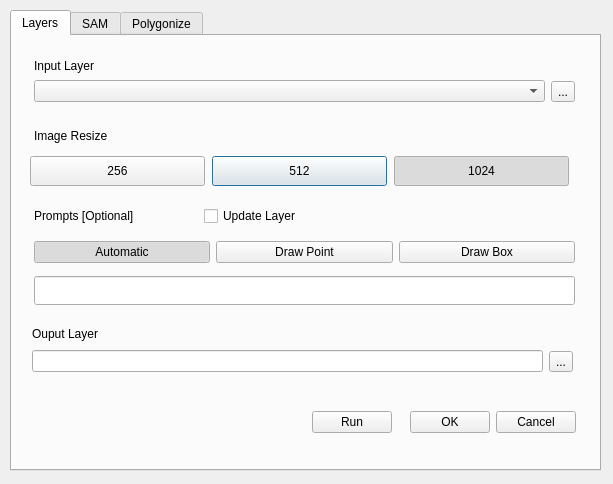
<?xml version="1.0" encoding="UTF-8"?>
<ui version="4.0">
 <class>seg2shpDialogBase</class>
 <widget class="QDialog" name="seg2shpDialogBase">
  <property name="geometry">
   <rect>
    <x>0</x>
    <y>0</y>
    <width>613</width>
    <height>484</height>
   </rect>
  </property>
  <property name="windowTitle">
   <string>segment-agricultural-parcel</string>
  </property>
  <widget class="QTabWidget" name="tabWidget">
   <property name="geometry">
    <rect>
     <x>10</x>
     <y>10</y>
     <width>591</width>
     <height>461</height>
    </rect>
   </property>
   <property name="currentIndex">
    <number>0</number>
   </property>
   <widget class="QWidget" name="tab">
    <attribute name="title">
     <string>Layers</string>
    </attribute>
    <widget class="QPushButton" name="pushButton_resize_512">
     <property name="geometry">
      <rect>
       <x>200</x>
       <y>120</y>
       <width>175</width>
       <height>30</height>
      </rect>
     </property>
     <property name="text">
      <string>512</string>
     </property>
     <property name="checkable">
      <bool>true</bool>
     </property>
    </widget>
    <widget class="QPushButton" name="pushButton_resize_256">
     <property name="geometry">
      <rect>
       <x>18</x>
       <y>120</y>
       <width>175</width>
       <height>30</height>
      </rect>
     </property>
     <property name="text">
      <string>256</string>
     </property>
     <property name="checkable">
      <bool>true</bool>
     </property>
     <property name="default">
      <bool>false</bool>
     </property>
     <property name="flat">
      <bool>false</bool>
     </property>
    </widget>
    <widget class="QCheckBox" name="checkBox_update_layer">
     <property name="geometry">
      <rect>
       <x>192</x>
       <y>170</y>
       <width>141</width>
       <height>20</height>
      </rect>
     </property>
     <property name="text">
      <string>Update Layer</string>
     </property>
    </widget>
    <widget class="QPushButton" name="pushButton_resize_1024">
     <property name="geometry">
      <rect>
       <x>382</x>
       <y>120</y>
       <width>175</width>
       <height>30</height>
      </rect>
     </property>
     <property name="text">
      <string>1024</string>
     </property>
     <property name="checkable">
      <bool>true</bool>
     </property>
     <property name="checked">
      <bool>true</bool>
     </property>
     <property name="default">
      <bool>true</bool>
     </property>
    </widget>
    <widget class="QWidget" name="layoutWidget">
     <property name="geometry">
      <rect>
       <x>22</x>
       <y>40</y>
       <width>541</width>
       <height>31</height>
      </rect>
     </property>
     <layout class="QHBoxLayout" name="horizontalLayout">
      <item>
       <widget class="QgsMapLayerComboBox" name="mMapLayerComboBox_input_layer">
        <property name="allowEmptyLayer">
         <bool>true</bool>
        </property>
        <property name="showCrs">
         <bool>false</bool>
        </property>
       </widget>
      </item>
      <item>
       <widget class="QToolButton" name="toolButton_2">
        <property name="text">
         <string>...</string>
        </property>
       </widget>
      </item>
     </layout>
    </widget>
    <widget class="QLabel" name="label">
     <property name="geometry">
      <rect>
       <x>22</x>
       <y>20</y>
       <width>111</width>
       <height>20</height>
      </rect>
     </property>
     <property name="text">
      <string>Input Layer</string>
     </property>
    </widget>
    <widget class="QWidget" name="layoutWidget">
     <property name="geometry">
      <rect>
       <x>22</x>
       <y>200</y>
       <width>541</width>
       <height>32</height>
      </rect>
     </property>
     <layout class="QHBoxLayout" name="horizontalLayout_2">
      <item>
       <widget class="QPushButton" name="pushButton_automatic">
        <property name="text">
         <string>Automatic</string>
        </property>
        <property name="checkable">
         <bool>true</bool>
        </property>
        <property name="checked">
         <bool>true</bool>
        </property>
        <property name="default">
         <bool>true</bool>
        </property>
        <property name="flat">
         <bool>false</bool>
        </property>
       </widget>
      </item>
      <item>
       <widget class="QPushButton" name="pushButton_draw_point">
        <property name="text">
         <string>Draw Point</string>
        </property>
        <property name="checkable">
         <bool>true</bool>
        </property>
       </widget>
      </item>
      <item>
       <widget class="QPushButton" name="pushButton_draw_box">
        <property name="text">
         <string>Draw Box</string>
        </property>
        <property name="checkable">
         <bool>true</bool>
        </property>
       </widget>
      </item>
     </layout>
    </widget>
    <widget class="QLineEdit" name="lineEdit_coords">
     <property name="geometry">
      <rect>
       <x>22</x>
       <y>240</y>
       <width>541</width>
       <height>29</height>
      </rect>
     </property>
    </widget>
    <widget class="QLabel" name="label_13">
     <property name="geometry">
      <rect>
       <x>22</x>
       <y>90</y>
       <width>171</width>
       <height>20</height>
      </rect>
     </property>
     <property name="text">
      <string>Image Resize</string>
     </property>
    </widget>
    <widget class="QLabel" name="label_5">
     <property name="geometry">
      <rect>
       <x>22</x>
       <y>170</y>
       <width>171</width>
       <height>20</height>
      </rect>
     </property>
     <property name="text">
      <string>Prompts [Optional]</string>
     </property>
    </widget>
    <widget class="QWidget" name="layoutWidget">
     <property name="geometry">
      <rect>
       <x>20</x>
       <y>310</y>
       <width>541</width>
       <height>31</height>
      </rect>
     </property>
     <layout class="QHBoxLayout" name="horizontalLayout_3">
      <item>
       <widget class="QLineEdit" name="lineEdit_output_layer"/>
      </item>
      <item>
       <widget class="QToolButton" name="toolButton_output_layer">
        <property name="text">
         <string>...</string>
        </property>
       </widget>
      </item>
     </layout>
    </widget>
    <widget class="QLabel" name="label_3">
     <property name="geometry">
      <rect>
       <x>20</x>
       <y>290</y>
       <width>111</width>
       <height>16</height>
      </rect>
     </property>
     <property name="text">
      <string>Ouput Layer</string>
     </property>
    </widget>
    <widget class="QWidget" name="layoutWidget">
     <property name="geometry">
      <rect>
       <x>300</x>
       <y>370</y>
       <width>264</width>
       <height>32</height>
      </rect>
     </property>
     <layout class="QHBoxLayout" name="horizontalLayout_4">
      <item>
       <widget class="QPushButton" name="pushButton_run">
        <property name="text">
         <string>Run</string>
        </property>
       </widget>
      </item>
      <item>
       <widget class="QDialogButtonBox" name="button_box">
        <property name="orientation">
         <enum>Qt::Horizontal</enum>
        </property>
        <property name="standardButtons">
         <set>QDialogButtonBox::Cancel|QDialogButtonBox::Ok</set>
        </property>
       </widget>
      </item>
     </layout>
    </widget>
   </widget>
   <widget class="QWidget" name="tab_2">
    <attribute name="title">
     <string>SAM</string>
    </attribute>
    <widget class="QGroupBox" name="groupBox_sam">
     <property name="geometry">
      <rect>
       <x>20</x>
       <y>10</y>
       <width>541</width>
       <height>221</height>
      </rect>
     </property>
     <property name="title">
      <string>SAM</string>
     </property>
     <property name="checkable">
      <bool>true</bool>
     </property>
     <property name="checked">
      <bool>true</bool>
     </property>
     <widget class="QDoubleSpinBox" name="doubleSpinBox_pred_score_thr">
      <property name="geometry">
       <rect>
        <x>10</x>
        <y>180</y>
        <width>511</width>
        <height>22</height>
       </rect>
      </property>
      <property name="value">
       <double>0.880000000000000</double>
      </property>
     </widget>
     <widget class="QLabel" name="label_7">
      <property name="geometry">
       <rect>
        <x>10</x>
        <y>100</y>
        <width>161</width>
        <height>16</height>
       </rect>
      </property>
      <property name="text">
       <string>IoU threshold</string>
      </property>
     </widget>
     <widget class="QLabel" name="label_8">
      <property name="geometry">
       <rect>
        <x>10</x>
        <y>160</y>
        <width>161</width>
        <height>16</height>
       </rect>
      </property>
      <property name="text">
       <string>Prediction score threshold</string>
      </property>
     </widget>
     <widget class="QDoubleSpinBox" name="doubleSpinBox_iou_thr">
      <property name="geometry">
       <rect>
        <x>10</x>
        <y>120</y>
        <width>511</width>
        <height>22</height>
       </rect>
      </property>
      <property name="value">
       <double>0.860000000000000</double>
      </property>
     </widget>
     <widget class="QLabel" name="label_12">
      <property name="geometry">
       <rect>
        <x>10</x>
        <y>36</y>
        <width>161</width>
        <height>20</height>
       </rect>
      </property>
      <property name="text">
       <string>Points per side</string>
      </property>
     </widget>
     <widget class="QDoubleSpinBox" name="doubleSpinBox_points_per_side">
      <property name="geometry">
       <rect>
        <x>10</x>
        <y>60</y>
        <width>511</width>
        <height>22</height>
       </rect>
      </property>
      <property name="decimals">
       <number>0</number>
      </property>
      <property name="maximum">
       <double>1000.000000000000000</double>
      </property>
      <property name="value">
       <double>32.000000000000000</double>
      </property>
     </widget>
    </widget>
    <widget class="QGroupBox" name="groupBox_fast_sam">
     <property name="geometry">
      <rect>
       <x>20</x>
       <y>250</y>
       <width>541</width>
       <height>161</height>
      </rect>
     </property>
     <property name="title">
      <string>FAST-SAM</string>
     </property>
     <property name="checkable">
      <bool>true</bool>
     </property>
     <property name="checked">
      <bool>false</bool>
     </property>
     <widget class="QDoubleSpinBox" name="doubleSpinBox_iou_thr_fast">
      <property name="geometry">
       <rect>
        <x>10</x>
        <y>60</y>
        <width>511</width>
        <height>22</height>
       </rect>
      </property>
      <property name="singleStep">
       <double>0.100000000000000</double>
      </property>
      <property name="value">
       <double>0.860000000000000</double>
      </property>
     </widget>
     <widget class="QLabel" name="label_9">
      <property name="geometry">
       <rect>
        <x>10</x>
        <y>100</y>
        <width>161</width>
        <height>16</height>
       </rect>
      </property>
      <property name="text">
       <string>Confidence score</string>
      </property>
     </widget>
     <widget class="QLabel" name="label_10">
      <property name="geometry">
       <rect>
        <x>10</x>
        <y>40</y>
        <width>161</width>
        <height>16</height>
       </rect>
      </property>
      <property name="text">
       <string>IoU threshold</string>
      </property>
     </widget>
     <widget class="QDoubleSpinBox" name="doubleSpinBox_conf_thr">
      <property name="geometry">
       <rect>
        <x>10</x>
        <y>120</y>
        <width>511</width>
        <height>22</height>
       </rect>
      </property>
      <property name="singleStep">
       <double>0.100000000000000</double>
      </property>
      <property name="value">
       <double>0.400000000000000</double>
      </property>
     </widget>
    </widget>
   </widget>
   <widget class="QWidget" name="tab_3">
    <attribute name="title">
     <string>Polygonize</string>
    </attribute>
    <widget class="QGroupBox" name="groupBox_3">
     <property name="geometry">
      <rect>
       <x>20</x>
       <y>20</y>
       <width>541</width>
       <height>241</height>
      </rect>
     </property>
     <property name="title">
      <string>Polygonization parameters</string>
     </property>
     <widget class="QLabel" name="label_4">
      <property name="geometry">
       <rect>
        <x>10</x>
        <y>40</y>
        <width>161</width>
        <height>16</height>
       </rect>
      </property>
      <property name="text">
       <string>Simplify tolerance</string>
      </property>
     </widget>
     <widget class="QDoubleSpinBox" name="doubleSpinBox_simplify_tolerance">
      <property name="geometry">
       <rect>
        <x>10</x>
        <y>70</y>
        <width>511</width>
        <height>22</height>
       </rect>
      </property>
      <property name="value">
       <double>5.000000000000000</double>
      </property>
     </widget>
     <widget class="QSpinBox" name="spinBox_minimum_object_size">
      <property name="geometry">
       <rect>
        <x>10</x>
        <y>130</y>
        <width>511</width>
        <height>22</height>
       </rect>
      </property>
      <property name="maximum">
       <number>10000</number>
      </property>
      <property name="singleStep">
       <number>1</number>
      </property>
      <property name="value">
       <number>2</number>
      </property>
     </widget>
     <widget class="QLabel" name="label_6">
      <property name="geometry">
       <rect>
        <x>10</x>
        <y>110</y>
        <width>381</width>
        <height>16</height>
       </rect>
      </property>
      <property name="text">
       <string>Minimum object size (input layer unit squared)</string>
      </property>
     </widget>
     <widget class="QLabel" name="label_11">
      <property name="geometry">
       <rect>
        <x>10</x>
        <y>170</y>
        <width>391</width>
        <height>16</height>
       </rect>
      </property>
      <property name="text">
       <string>Maximum object size (input layer unit squared)</string>
      </property>
     </widget>
     <widget class="QSpinBox" name="spinBox_maximum_object_size">
      <property name="geometry">
       <rect>
        <x>10</x>
        <y>190</y>
        <width>511</width>
        <height>22</height>
       </rect>
      </property>
      <property name="minimum">
       <number>0</number>
      </property>
      <property name="maximum">
       <number>1000000000</number>
      </property>
      <property name="singleStep">
       <number>1</number>
      </property>
      <property name="value">
       <number>10</number>
      </property>
     </widget>
    </widget>
   </widget>
  </widget>
 </widget>
 <customwidgets>
  <customwidget>
   <class>QgsMapLayerComboBox</class>
   <extends>QComboBox</extends>
   <header>qgsmaplayercombobox.h</header>
  </customwidget>
 </customwidgets>
 <resources/>
 <connections>
  <connection>
   <sender>button_box</sender>
   <signal>accepted()</signal>
   <receiver>seg2shpDialogBase</receiver>
   <slot>accept()</slot>
   <hints>
    <hint type="sourcelabel">
     <x>20</x>
     <y>20</y>
    </hint>
    <hint type="destinationlabel">
     <x>20</x>
     <y>20</y>
    </hint>
   </hints>
  </connection>
  <connection>
   <sender>button_box</sender>
   <signal>rejected()</signal>
   <receiver>seg2shpDialogBase</receiver>
   <slot>reject()</slot>
   <hints>
    <hint type="sourcelabel">
     <x>20</x>
     <y>20</y>
    </hint>
    <hint type="destinationlabel">
     <x>20</x>
     <y>20</y>
    </hint>
   </hints>
  </connection>
 </connections>
</ui>
